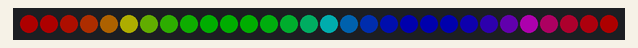
This program was run on a simulated STM32 Blue Pill. On the bench: 30 RGB LEDs in strip order, left to right. Dim RGB values are drawn brighter than linear.

Above: at 0.15 s.
At 4.81 s:
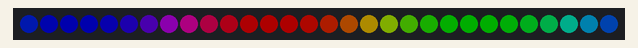
At 9.79 s:
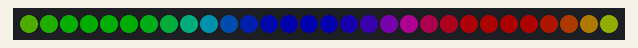
At 19.12 s:
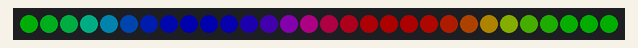
At 27.82 s:
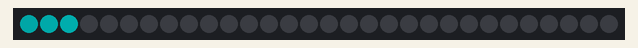
At 39.33 s:
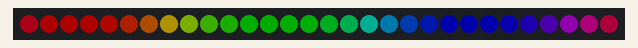

The program:

main.cpp
```cpp
#include <Arduino.h>
#include <STM32FreeRTOS.h>
#include <Adafruit_NeoPixel.h>

#define LED_PIN   PA7
#define NUM_LEDS  30

Adafruit_NeoPixel strip(NUM_LEDS, LED_PIN, NEO_GRB + NEO_KHZ800);
SemaphoreHandle_t xLedMutex;


void taskRainbow(void *pvParameters) {
  uint8_t offset = 0;
  for (;;) {
    if (xSemaphoreTake(xLedMutex, portMAX_DELAY) == pdTRUE) {
      for (int i = 0; i < NUM_LEDS; i++) {
        uint16_t hue = ((i * 65536L / NUM_LEDS) + offset * 256) & 0xFFFF;
        strip.setPixelColor(i, strip.gamma32(strip.ColorHSV(hue)));
      }
      strip.show();
      xSemaphoreGive(xLedMutex);
    }
    offset++;
    vTaskDelay(pdMS_TO_TICKS(30));
  }
}


void taskComet(void *pvParameters) {
  for (;;) {
    vTaskDelay(pdMS_TO_TICKS(2000));
    for (int pos = 0; pos < NUM_LEDS + 10; pos++) {
      if (xSemaphoreTake(xLedMutex, pdMS_TO_TICKS(20)) == pdTRUE) {
        strip.clear();
        for (int i = 0; i < 10; i++) {
          int idx = pos - i;
          if (idx >= 0 && idx < NUM_LEDS) {
            uint8_t bright = 255 - (i * 25);
            strip.setPixelColor(idx, strip.Color(0, bright, bright));
          }
        }
        strip.show();
        xSemaphoreGive(xLedMutex);
      }
      vTaskDelay(pdMS_TO_TICKS(40));
    }
  }
}


void taskPulse(void *pvParameters) {
  uint8_t brightness = 0;
  int8_t  dir = 1;
  for (;;) {
    vTaskDelay(pdMS_TO_TICKS(3000));
    if (xSemaphoreTake(xLedMutex, pdMS_TO_TICKS(20)) == pdTRUE) {
      strip.clear();
      for (int i = 0; i < NUM_LEDS; i++) {
        strip.setPixelColor(i, strip.Color(brightness, 0, brightness / 2));
      }
      strip.show();
      xSemaphoreGive(xLedMutex);
    }
    brightness += dir * 5;
    if (brightness >= 250 || brightness <= 0) dir *= -1;
    vTaskDelay(pdMS_TO_TICKS(15));
  }
}

void setup() {
  strip.begin();
  strip.setBrightness(50);
  strip.clear();
  strip.show();

  xLedMutex = xSemaphoreCreateMutex();

  xTaskCreate(taskRainbow, "Rainbow", 512, NULL, 2, NULL);
  xTaskCreate(taskComet,   "Comet",   512, NULL, 1, NULL);
  xTaskCreate(taskPulse,   "Pulse",   512, NULL, 1, NULL);

  vTaskStartScheduler();
}

void loop() {}
```
